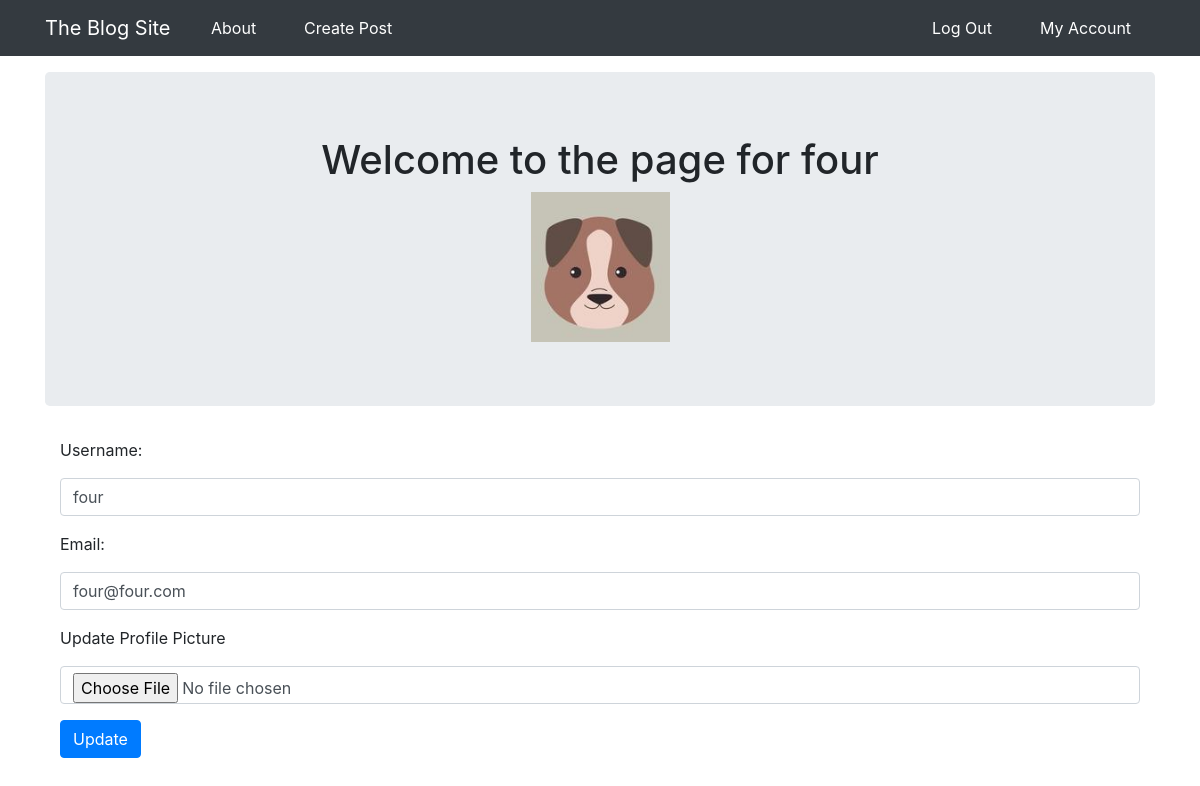
The app's page /account (signed in) with its own data.
### main/models.py (models this page shows, shortened)
class User(db.Model, UserMixin):
    __tablename__ = 'users'
    id = db.Column(db.Integer, primary_key=True)
    profile_image = db.Column(db.String(64), nullable=False,
                              default='default_profile.png')
    email = db.Column(db.String(64), unique=True, index=True)
    username = db.Column(db.String(64), unique=True, index=True)
    password_hash = db.Column(db.String(128))
    posts = db.relationship('BlogPost', backref='author', lazy=True)

### main/users/views.py (the view)
@users.route('/account', methods=['GET', 'POST'])
@login_required
def account():
    form = UpdateUserForm()
    if form.validate_on_submit():
        if form.picture.data:
            username = current_user.username
            pic = add_profile_pic(form.picture.data, username)
            current_user.profile_image = pic
        current_user.username = form.username.data
        current_user.email = form.email.data
        db.session.commit()
        flash('User Account Updated!')
        return redirect(url_for('users.account'))
    elif request.method == "GET":
        form.username.data = current_user.username
        form.email.data = current_user.email
    profile_image = url_for('static', filename='profile_pics/' + current_user.profile_image)
    return render_template('account.html', profile_image=profile_image, form=form)

### main/users/forms.py (shortened to what this page needs)
class UpdateUserForm(FlaskForm):
    email = StringField("Email: ", validators=[DataRequired(), Email()])
    username = StringField("Username: ", validators=[DataRequired()])
    picture = FileField('Update Profile Picture', validators=[FileAllowed(['jpg', 'png'])])
    submit = SubmitField('Update')

### main/models.py (called while the page is built)
@login_manager.user_loader
def load_user(user_id):
    return User.query.get(user_id)

### main/templates/account.html (shortened to what this page needs)
{% extends "base.html" %}
{% block content %}
    <div class="jumbotron">
        <div align="center">
            <h1>Welcome to the page for {{ current_user.username }}</h1>
            <img align='center' src="{{ url_for('static', filename='profile_pics/' + current_user.profile_image) }}">
        </div>
    </div>
    <div class="container">
        <form method="POST" action="" enctype="multipart/form-data">
            <div class="form-group">
                {{ form.username.label(class='form-group') }}
                {{ form.username(class='form-control') }}
            </div>
            <div class="form-group">
                {{ form.email.label(class='form-group') }}
                {{ form.email(class='form-control') }}
            </div>
            <div class="form-group">
                {{ form.picture.label(class='form-group') }}
                {{ form.picture(class='form-control') }}
            </div>
            <div class="form-group">
                {{ form.submit(class='btn btn-primary') }}
            </div>
        </form>
    </div>
{% endblock %}

### main/static/style.css (style rules this page uses)
body { min-height: 75rem; padding-top: 4.5rem; }

### records on screen
User: username "four", profile_image (placeholder picture), email "four@four.com"
